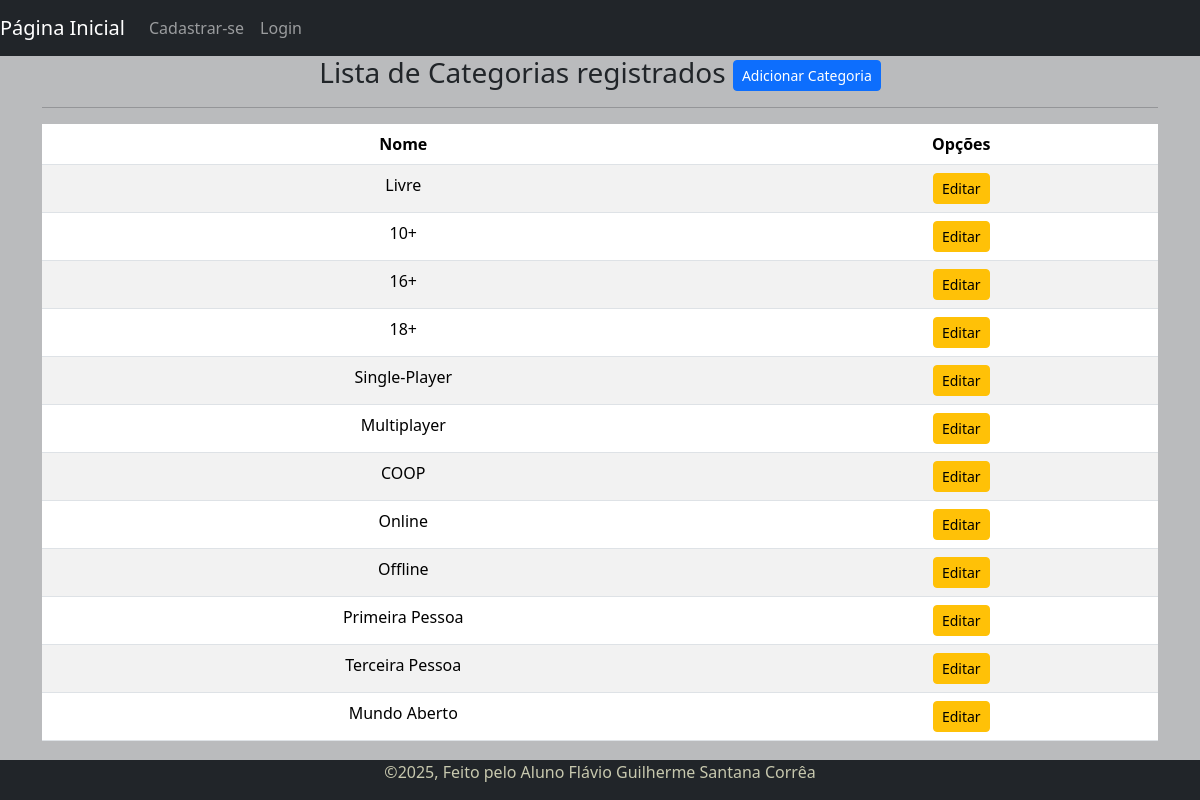
The app's page /listar/categoria/ with its own data.
### cadastros/models.py (models this page shows, shortened)
class Categoria(models.Model):
    nome = models.CharField(max_length=50, unique=True)

### cadastros/views.py (the view)
# urls.py: path('listar/categoria/',CategoriaList.as_view(),name='listar-categoria'),
class CategoriaList(ListView):
    model = Categoria
    template_name = 'cadastros/listas/categoria.html'

### cadastros/templates/cadastros/listas/categoria.html (shortened to what this page needs)
{% extends 'paginas/base.html' %} {% load static %}
{% block titulo %} Lista de Categorias {% endblock %} {% block conteudo %}
<h3>Lista de Categorias registrados
  <a href="{% url 'cadastrar-categoria' %}" class="btn btn-primary btn-sm float end">Adicionar Categoria</a>
</h3>
<hr>
<form method="POST" action="">
  <div class="table-responsive">
    <table class="table table-striped" id="tabela-listar">
      <thead>
        <tr>
          <th>Nome</th>
          <th>Opções</th>
        </tr>
      </thead>
      <tbody>
        {% for categoria in object_list %}
        <tr>
          <td>{{categoria.nome}}</td>
          <td><a href="{% url 'editar-categoria' categoria.pk %}" class="btn btn-warning btn-sm"
              title="Editar">Editar</a>
          </td>
        </tr>
        {% empty %}
        <tr>
          <td colspan="7">Nenhum categoria registrado</td>
        </tr>
        {% endfor %}
      </tbody>
    </table>
  </div>
</form>
{% endblock %}

### static/css/style.css (style rules this page uses)
body { display: flex; flex-direction: column; min-height: 100vh; background-color: #babbbd; color: #212529; margin: 0; font-family: 'Segoe UI', Tahoma, Verdana, sans-serif; font-size: 16px; }

### records on screen
Categoria: nome "Livre"
Categoria: nome "10+"
Categoria: nome "16+"
Categoria: nome "18+"
Categoria: nome "Single-Player"
Categoria: nome "Multiplayer"
Categoria: nome "COOP"
Categoria: nome "Online"
Categoria: nome "Offline"
Categoria: nome "Primeira Pessoa"
Categoria: nome "Terceira Pessoa"
Categoria: nome "Mundo Aberto"
